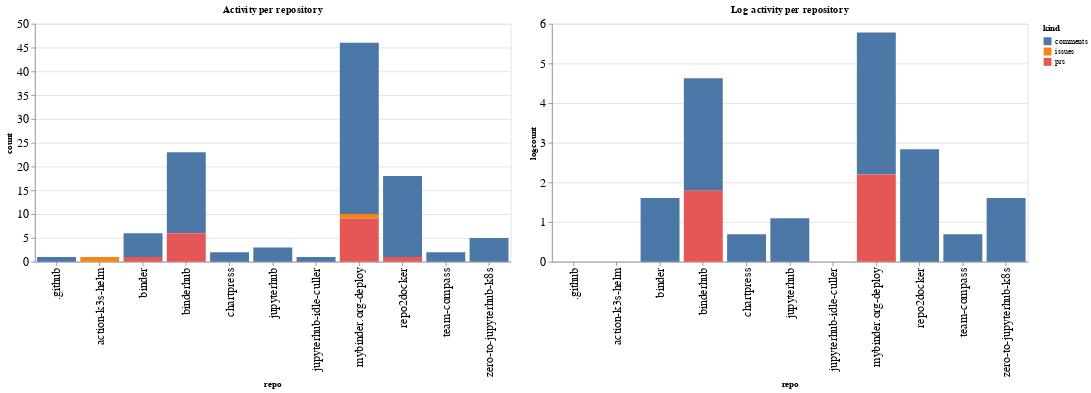

Notebook code cell kept with this figure:
### Code cell
ch1 = alt.Chart(repo_summaries, width=600, title="Activity per repository").mark_bar().encode(
    x='repo',
    y='count',
    color='kind',
    tooltip="kind"
)

ch2 = alt.Chart(repo_summaries, width=600, title="Log activity per repository").mark_bar().encode(
    x='repo',
    y='logcount',
    color='kind',
    tooltip="kind"
)

ch1 | ch2

### Figure 1 — Vega-Lite specification as saved in the notebook (floating-point values rounded to 4 significant figures)
{"config": {"axisLeft": {"labelFontSize": 15}, "axisBottom": {"labelFontSize": 15}}, "hconcat": [{"mark": "bar", "encoding": {"color": {"type": "nominal", "field": "kind"}, "tooltip": {"type": "nominal", "field": "kind"}, "x": {"type": "nominal", "field": "repo"}, "y": {"type": "quantitative", "field": "count"}}, "title": "Activity per repository", "width": 600}, {"mark": "bar", "encoding": {"color": {"type": "nominal", "field": "kind"}, "tooltip": {"type": "nominal", "field": "kind"}, "x": {"type": "nominal", "field": "repo"}, "y": {"type": "quantitative", "field": "logcount"}}, "title": "Log activity per repository", "width": 600}], "data": {"name": "data-96294613dcb4f01f4d343e4f94aba832"}, "$schema": "https://vega.github.io/schema/vega-lite/v4.8.1.json", "datasets": {"data-96294613dcb4f01f4d343e4f94aba832": [{"repo": ".github", "kind": "comments", "count": 1, "logcount": 0.0}, {"repo": "action-k3s-helm", "kind": "issues", "count": 1, "logcount": 0.0}, {"repo": "binder", "kind": "comments", "count": 5, "logcount": 1.609}, {"repo": "binder", "kind": "prs", "count": 1, "logcount": 0.0}, {"repo": "binderhub", "kind": "comments", "count": 17, "logcount": 2.833}, {"repo": "binderhub", "kind": "prs", "count": 6, "logcount": 1.792}, {"repo": "chartpress", "kind": "comments", "count": 2, "logcount": 0.6931}, {"repo": "jupyterhub", "kind": "comments", "count": 3, "logcount": 1.099}, {"repo": "jupyterhub-idle-culler", "kind": "comments", "count": 1, "logcount": 0.0}, {"repo": "mybinder.org-deploy", "kind": "comments", "count": 36, "logcount": 3.584}, {"repo": "mybinder.org-deploy", "kind": "issues", "count": 1, "logcount": 0.0}, {"repo": "mybinder.org-deploy", "kind": "prs", "count": 9, "logcount": 2.197}, {"repo": "repo2docker", "kind": "comments", "count": 17, "logcount": 2.833}, {"repo": "repo2docker", "kind": "prs", "count": 1, "logcount": 0.0}, {"repo": "team-compass", "kind": "comments", "count": 2, "logcount": 0.6931}, {"repo": "zero-to-jupyterhub-k8s", "kind": "comments", "count": 5, "logcount": 1.609}]}}
